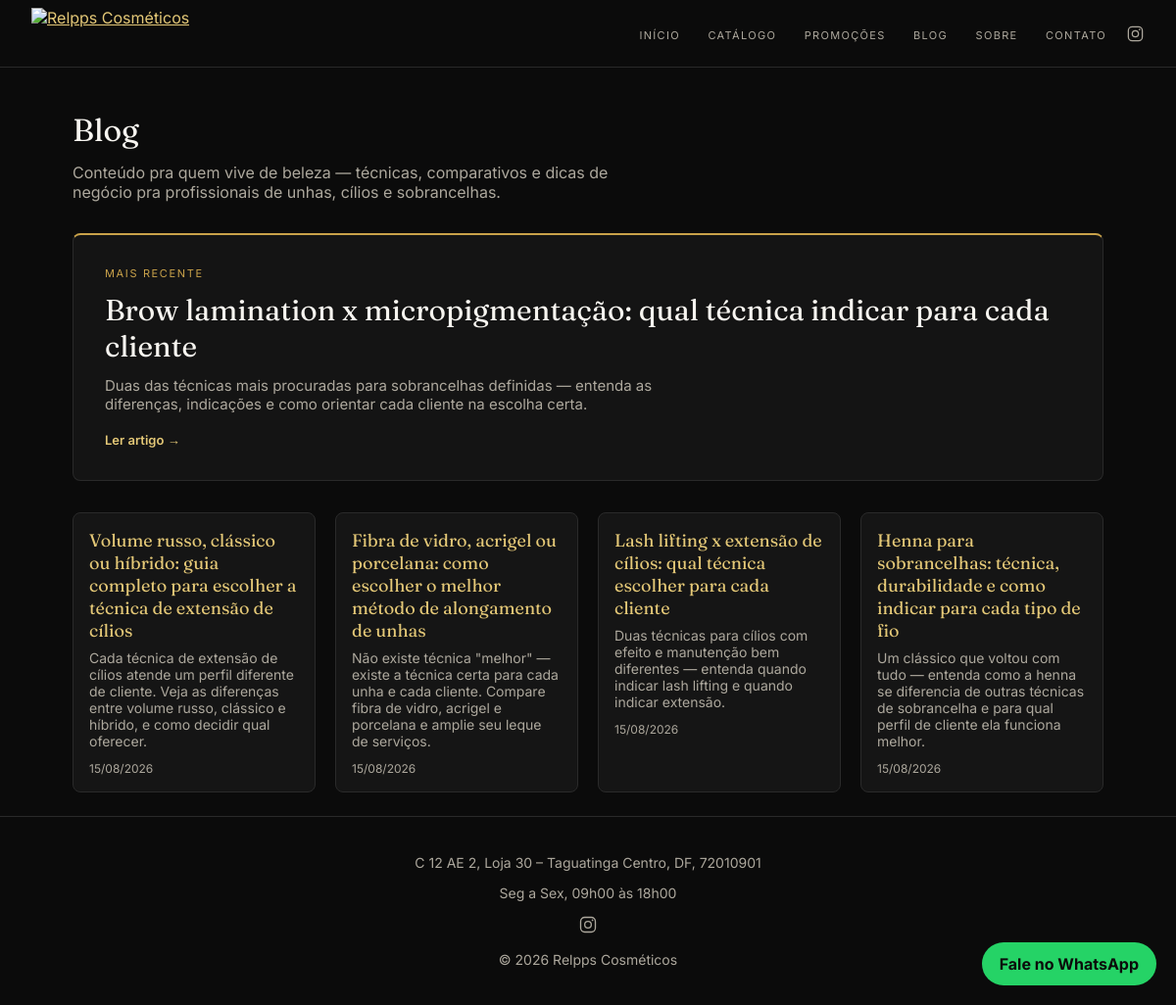
Screenshot of /blog.php with the database file from the repository.
### tables this page shows
CREATE TABLE IF NOT EXISTS blog_posts (
  id INT AUTO_INCREMENT PRIMARY KEY,
  slug VARCHAR(160) NOT NULL UNIQUE,
  titulo VARCHAR(200) NOT NULL,
  resumo VARCHAR(300),
  conteudo TEXT NOT NULL,
  capa VARCHAR(255),
  publicado_em DATETIME DEFAULT CURRENT_TIMESTAMP
);

### includes/db.php (called while the page is built, shortened)
<?php
function db(): PDO {
    static $pdo = null;
    if ($pdo === null) {
        $dsn = 'mysql:host=' . DB_HOST . ';dbname=' . DB_NAME . ';charset=utf8mb4';
        $pdo = new PDO($dsn, DB_USER, DB_PASS, [
            PDO::ATTR_ERRMODE => PDO::ERRMODE_EXCEPTION,
            PDO::ATTR_DEFAULT_FETCH_MODE => PDO::FETCH_ASSOC,
        ]);
    }
    return $pdo;
}

### includes/functions.php (called while the page is built, shortened)
<?php
require_once __DIR__ . '/db.php';
function config(string $chave, string $padrao = ''): string {
    static $cache = null;
    if ($cache === null) {
        $cache = [];
        foreach (db()->query('SELECT chave, valor FROM configuracoes') as $linha) {
            $cache[$linha['chave']] = $linha['valor'];
        }
    }
    return $cache[$chave] ?? $padrao;
}
function whatsappLink(string $mensagem): string {
    $numero = config('whatsapp', WHATSAPP_NUMERO);
    return 'https://wa.me/' . $numero . '?text=' . rawurlencode($mensagem);
}

### blog.php (the view, shortened to what this page needs)
<?php
require __DIR__ . '/includes/functions.php';
$posts = db()->query('SELECT * FROM blog_posts ORDER BY publicado_em DESC')->fetchAll();
require __DIR__ . '/includes/header.php';
?>
<h1>Blog</h1>
<p class="blog-intro">Conteúdo pra quem vive de beleza — técnicas, comparativos e dicas de negócio pra profissionais de unhas, cílios e sobrancelhas.</p>
<?php if (!$posts): ?>
    <p>Nenhum artigo publicado ainda.</p>
<?php else: ?>
    <?php $destaque = array_shift($posts); ?>
    <a class="blog-destaque" href="post.php?slug=<?= urlencode($destaque['slug']) ?>">
        <span class="eyebrow">Mais recente</span>
        <h2><?= htmlspecialchars($destaque['titulo']) ?></h2>
        <p><?= htmlspecialchars($destaque['resumo'] ?? '') ?></p>
        <span class="blog-destaque-link">Ler artigo →</span>
    </a>
    <?php if ($posts): ?>
    <div class="blog-lista">
        <?php foreach ($posts as $post): ?>
            <a class="blog-card" href="post.php?slug=<?= urlencode($post['slug']) ?>">
                <h2><?= htmlspecialchars($post['titulo']) ?></h2>
                <p><?= htmlspecialchars($post['resumo'] ?? '') ?></p>
                <span class="data"><?= (new DateTime($post['publicado_em']))->format('d/m/Y') ?></span>
            </a>
        <?php endforeach; ?>
    </div>
    <?php endif; ?>
<?php endif; ?>
<?php require __DIR__ . '/includes/footer.php'; ?>

### includes/header.php (shortened to what this page needs)
<?php
require_once __DIR__ . '/functions.php';
?>
<!DOCTYPE html>
<html lang="pt-BR">
<head>
<link rel="stylesheet" href="assets/css/style.css">
</head>
<body>
<header class="topo">
    <a href="index.php" class="marca">
        <img src="assets/img/logo.png" alt="Relpps Cosméticos" height="48">
    </a>
    <div class="topo-acoes">
        <nav class="menu" id="menuPrincipal">
            <a href="index.php">Início</a>
            <a href="produtos.php">Catálogo</a>
            <a href="produtos.php?promocao=1">Promoções</a>
            <a href="blog.php">Blog</a>
            <a href="sobre.php">Sobre</a>
            <a href="contato.php">Contato</a>
        </nav>
        <a class="instagram-link" href="<?= htmlspecialchars(config('instagram')) ?>" target="_blank" rel="noopener" aria-label="Instagram da Relpps">
        </a>
    </div>
</header>
<main>

### includes/footer.php (shortened to what this page needs)
<?php
$enderecoRodape = config('endereco');
$horarioRodape = config('horario');
$instagramRodape = config('instagram');
$whatsappFlutuante = whatsappLink('Olá! Vim pelo site da Relpps Cosméticos.');
?>
</main>
<a class="whatsapp-flutuante" href="<?= htmlspecialchars($whatsappFlutuante) ?>" target="_blank" rel="noopener">
    Fale no WhatsApp
</a>
<footer class="rodape">
    <p><?= htmlspecialchars($enderecoRodape) ?></p>
    <p><?= htmlspecialchars($horarioRodape) ?></p>
    <p>
        <a class="instagram-link instagram-link-rodape" href="<?= htmlspecialchars($instagramRodape) ?>" target="_blank" rel="noopener" aria-label="Instagram da Relpps">
        </a>
    </p>
    <p>&copy; <?= date('Y') ?> Relpps Cosméticos</p>
</footer>
</body>
</html>

### assets/css/style.css (style rules this page uses)
:root { --preto: #0b0b0b; --dourado: #c9a24a; --dourado-claro: #e4c877; --branco: #f7f5f0; --cinza-texto: #ada89d; --carvao: #141414; --fonte-serif: 'Fraunces', Georgia, 'Times New Roman', serif; --fonte-sans: 'Inter', 'Segoe UI', Arial, sans-serif; }
* { box-sizing: border-box; }
body { margin: 0; background: var(--preto); color: var(--branco); font-family: var(--fonte-sans); padding-top: 68px; animation: fadeInPagina 0.5s ease; }
a { color: var(--dourado-claro); }
.reveal { opacity: 0; transform: translateY(22px); transition: opacity 0.6s ease, transform 0.6s ease; }
.reveal.visivel { opacity: 1; transform: translateY(0); }
h1, h2 { font-family: var(--fonte-serif); font-optical-sizing: auto; font-weight: 400; color: var(--branco); }
.topo { display: flex; align-items: center; justify-content: space-between; padding: 8px 32px; border-bottom: 1px solid #2a2a2a; position: fixed; top: 0; left: 0; right: 0; z-index: 100; background: var(--preto); }
.marca img { height: 52px; width: auto; display: block; }
.menu a { color: var(--cinza-texto); text-decoration: none; margin-left: 24px; font-size: 11px; letter-spacing: 0.12em; text-transform: uppercase; transition: color 0.15s ease; }
.topo-acoes { display: flex; align-items: center; gap: 20px; }
.instagram-link { display: inline-flex; align-items: center; justify-content: center; color: var(--cinza-texto); transition: color 0.15s ease; }
main { max-width: 1100px; margin: 0 auto; padding: 24px; }
.whatsapp-flutuante { position: fixed; bottom: 20px; right: 20px; background: #25d366; color: #0b0b0b; padding: 12px 18px; border-radius: 24px; text-decoration: none; font-weight: bold; }
.rodape { border-top: 1px solid #2a2a2a; padding: 24px; text-align: center; font-size: 14px; color: var(--cinza-texto); }
.marca { display: flex; align-items: center; }
.blog-intro { color: var(--cinza-texto); font-size: 16px; max-width: 560px; margin: -8px 0 32px; }
.blog-destaque { display: block; background: var(--carvao); border: 1px solid #2a2a2a; border-top: 2px solid var(--dourado); border-radius: 8px; padding: 32px; margin-bottom: 32px; color: var(--branco); text-decoration: none; transition: transform 0.15s ease, border-color 0.15s ease; }
.blog-destaque .eyebrow { display: block; font-family: var(--fonte-sans); font-size: 11px; letter-spacing: 0.15em; text-transform: uppercase; color: var(--dourado); margin-bottom: 12px; }
.blog-destaque h2 { margin: 0 0 12px; font-size: clamp(22px, 3vw, 30px); color: var(--branco); }
.blog-destaque p { margin: 0 0 16px; color: var(--cinza-texto); font-size: 15px; max-width: 640px; }
.blog-destaque-link { color: var(--dourado-claro); font-size: 13px; font-weight: 600; }
.blog-lista { display: grid; grid-template-columns: repeat(auto-fill, minmax(240px, 1fr)); gap: 20px; }
.blog-card { display: block; background: #151515; border: 1px solid #2a2a2a; border-radius: 8px; padding: 16px; color: var(--branco); text-decoration: none; transition: transform 0.15s ease, border-color 0.15s ease; }
.blog-card h2 { margin: 0 0 8px; font-size: 18px; color: var(--dourado-claro); }
.blog-card .data { display: block; margin-top: 12px; color: var(--cinza-texto); font-size: 12px; }
.blog-card p { margin: 0; color: var(--cinza-texto); font-size: 14px; }
.data { color: var(--cinza-texto); font-size: 13px; }

### rows the page displays
blog_posts: titulo "Brow lamination x micropigmentação: qual técnica indicar para cada cliente", resumo "Duas das técnicas mais procuradas para sobrancelhas definidas — entenda as diferenças, indicações e como orientar cada cliente na escolha certa."
blog_posts: titulo "Volume russo, clássico ou híbrido: guia completo para escolher a técnica de extensão de cílios", resumo "Cada técnica de extensão de cílios atende um perfil diferente de cliente. Veja as diferenças entre volume russo, clássico e híbrido, e como decidir qual oferecer.", publicado_em "15/08/2026"
blog_posts: titulo "Fibra de vidro, acrigel ou porcelana: como escolher o melhor método de alongamento de unhas", resumo "Não existe técnica \"melhor\" — existe a técnica certa para cada unha e cada cliente. Compare fibra de vidro, acrigel e porcelana e amplie seu leque de serviços.", publicado_em "15/08/2026"
blog_posts: titulo "Lash lifting x extensão de cílios: qual técnica escolher para cada cliente", resumo "Duas técnicas para cílios com efeito e manutenção bem diferentes — entenda quando indicar lash lifting e quando indicar extensão.", publicado_em "15/08/2026"
blog_posts: titulo "Henna para sobrancelhas: técnica, durabilidade e como indicar para cada tipo de fio", resumo "Um clássico que voltou com tudo — entenda como a henna se diferencia de outras técnicas de sobrancelha e para qual perfil de cliente ela funciona melhor.", publicado_em "15/08/2026"

### other values shown
$enderecoRodape "C 12 AE 2, Loja 30 – Taguatinga Centro, DF, 72010901"
$horarioRodape "Seg a Sex, 09h00 às 18h00"
